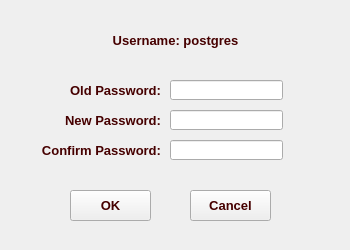
<?xml version="1.0" encoding="UTF-8"?>
<ui version="4.0">
 <class>Dialog</class>
 <widget class="QDialog" name="Dialog">
  <property name="geometry">
   <rect>
    <x>0</x>
    <y>0</y>
    <width>350</width>
    <height>250</height>
   </rect>
  </property>
  <property name="minimumSize">
   <size>
    <width>350</width>
    <height>250</height>
   </size>
  </property>
  <property name="maximumSize">
   <size>
    <width>350</width>
    <height>250</height>
   </size>
  </property>
  <property name="font">
   <font>
    <family>Nirmala UI</family>
   </font>
  </property>
  <property name="windowTitle">
   <string>Change Password - Dharohar</string>
  </property>
  <property name="windowIcon">
   <iconset>
    <normaloff>../images/icon.ico</normaloff>../images/icon.ico</iconset>
  </property>
  <property name="styleSheet">
   <string notr="true">background-image:url(./images/kb.png);
background-attachment: fixed;
color: rgb(70, 0, 0);</string>
  </property>
  <widget class="QLabel" name="lblUser">
   <property name="geometry">
    <rect>
     <x>0</x>
     <y>20</y>
     <width>351</width>
     <height>41</height>
    </rect>
   </property>
   <property name="palette">
    <palette>
     <active>
      <colorrole role="WindowText">
       <brush brushstyle="SolidPattern">
        <color alpha="255">
         <red>70</red>
         <green>0</green>
         <blue>0</blue>
        </color>
       </brush>
      </colorrole>
      <colorrole role="Button">
       <brush brushstyle="SolidPattern">
        <color alpha="85">
         <red>243</red>
         <green>232</green>
         <blue>186</blue>
        </color>
       </brush>
      </colorrole>
      <colorrole role="Text">
       <brush brushstyle="SolidPattern">
        <color alpha="255">
         <red>70</red>
         <green>0</green>
         <blue>0</blue>
        </color>
       </brush>
      </colorrole>
      <colorrole role="ButtonText">
       <brush brushstyle="SolidPattern">
        <color alpha="255">
         <red>70</red>
         <green>0</green>
         <blue>0</blue>
        </color>
       </brush>
      </colorrole>
      <colorrole role="Base">
       <brush brushstyle="SolidPattern">
        <color alpha="85">
         <red>243</red>
         <green>232</green>
         <blue>186</blue>
        </color>
       </brush>
      </colorrole>
      <colorrole role="Window">
       <brush brushstyle="SolidPattern">
        <color alpha="85">
         <red>243</red>
         <green>232</green>
         <blue>186</blue>
        </color>
       </brush>
      </colorrole>
     </active>
     <inactive>
      <colorrole role="WindowText">
       <brush brushstyle="SolidPattern">
        <color alpha="255">
         <red>70</red>
         <green>0</green>
         <blue>0</blue>
        </color>
       </brush>
      </colorrole>
      <colorrole role="Button">
       <brush brushstyle="SolidPattern">
        <color alpha="85">
         <red>243</red>
         <green>232</green>
         <blue>186</blue>
        </color>
       </brush>
      </colorrole>
      <colorrole role="Text">
       <brush brushstyle="SolidPattern">
        <color alpha="255">
         <red>70</red>
         <green>0</green>
         <blue>0</blue>
        </color>
       </brush>
      </colorrole>
      <colorrole role="ButtonText">
       <brush brushstyle="SolidPattern">
        <color alpha="255">
         <red>70</red>
         <green>0</green>
         <blue>0</blue>
        </color>
       </brush>
      </colorrole>
      <colorrole role="Base">
       <brush brushstyle="SolidPattern">
        <color alpha="85">
         <red>243</red>
         <green>232</green>
         <blue>186</blue>
        </color>
       </brush>
      </colorrole>
      <colorrole role="Window">
       <brush brushstyle="SolidPattern">
        <color alpha="85">
         <red>243</red>
         <green>232</green>
         <blue>186</blue>
        </color>
       </brush>
      </colorrole>
     </inactive>
     <disabled>
      <colorrole role="WindowText">
       <brush brushstyle="SolidPattern">
        <color alpha="255">
         <red>70</red>
         <green>0</green>
         <blue>0</blue>
        </color>
       </brush>
      </colorrole>
      <colorrole role="Button">
       <brush brushstyle="SolidPattern">
        <color alpha="85">
         <red>243</red>
         <green>232</green>
         <blue>186</blue>
        </color>
       </brush>
      </colorrole>
      <colorrole role="Text">
       <brush brushstyle="SolidPattern">
        <color alpha="255">
         <red>70</red>
         <green>0</green>
         <blue>0</blue>
        </color>
       </brush>
      </colorrole>
      <colorrole role="ButtonText">
       <brush brushstyle="SolidPattern">
        <color alpha="255">
         <red>70</red>
         <green>0</green>
         <blue>0</blue>
        </color>
       </brush>
      </colorrole>
      <colorrole role="Base">
       <brush brushstyle="SolidPattern">
        <color alpha="85">
         <red>243</red>
         <green>232</green>
         <blue>186</blue>
        </color>
       </brush>
      </colorrole>
      <colorrole role="Window">
       <brush brushstyle="SolidPattern">
        <color alpha="85">
         <red>243</red>
         <green>232</green>
         <blue>186</blue>
        </color>
       </brush>
      </colorrole>
     </disabled>
    </palette>
   </property>
   <property name="font">
    <font>
     <family>Nirmala UI</family>
     <pointsize>10</pointsize>
     <weight>75</weight>
     <bold>true</bold>
    </font>
   </property>
   <property name="styleSheet">
    <string notr="true">background-image:url(./images/b1.png);
color: rgb(70, 0, 0);</string>
   </property>
   <property name="text">
    <string>Username: postgres</string>
   </property>
   <property name="alignment">
    <set>Qt::AlignCenter</set>
   </property>
  </widget>
  <widget class="QLabel" name="label_2">
   <property name="geometry">
    <rect>
     <x>60</x>
     <y>80</y>
     <width>101</width>
     <height>20</height>
    </rect>
   </property>
   <property name="palette">
    <palette>
     <active>
      <colorrole role="WindowText">
       <brush brushstyle="SolidPattern">
        <color alpha="255">
         <red>70</red>
         <green>0</green>
         <blue>0</blue>
        </color>
       </brush>
      </colorrole>
      <colorrole role="Text">
       <brush brushstyle="SolidPattern">
        <color alpha="255">
         <red>70</red>
         <green>0</green>
         <blue>0</blue>
        </color>
       </brush>
      </colorrole>
      <colorrole role="ButtonText">
       <brush brushstyle="SolidPattern">
        <color alpha="255">
         <red>70</red>
         <green>0</green>
         <blue>0</blue>
        </color>
       </brush>
      </colorrole>
     </active>
     <inactive>
      <colorrole role="WindowText">
       <brush brushstyle="SolidPattern">
        <color alpha="255">
         <red>70</red>
         <green>0</green>
         <blue>0</blue>
        </color>
       </brush>
      </colorrole>
      <colorrole role="Text">
       <brush brushstyle="SolidPattern">
        <color alpha="255">
         <red>70</red>
         <green>0</green>
         <blue>0</blue>
        </color>
       </brush>
      </colorrole>
      <colorrole role="ButtonText">
       <brush brushstyle="SolidPattern">
        <color alpha="255">
         <red>70</red>
         <green>0</green>
         <blue>0</blue>
        </color>
       </brush>
      </colorrole>
     </inactive>
     <disabled>
      <colorrole role="WindowText">
       <brush brushstyle="SolidPattern">
        <color alpha="255">
         <red>70</red>
         <green>0</green>
         <blue>0</blue>
        </color>
       </brush>
      </colorrole>
      <colorrole role="Text">
       <brush brushstyle="SolidPattern">
        <color alpha="255">
         <red>70</red>
         <green>0</green>
         <blue>0</blue>
        </color>
       </brush>
      </colorrole>
      <colorrole role="ButtonText">
       <brush brushstyle="SolidPattern">
        <color alpha="255">
         <red>70</red>
         <green>0</green>
         <blue>0</blue>
        </color>
       </brush>
      </colorrole>
     </disabled>
    </palette>
   </property>
   <property name="font">
    <font>
     <family>Nirmala UI</family>
     <pointsize>10</pointsize>
     <weight>75</weight>
     <bold>true</bold>
    </font>
   </property>
   <property name="styleSheet">
    <string notr="true">background-image:url(./images/k.png);
background-attachment: fixed;
color: rgb(70, 0, 0);</string>
   </property>
   <property name="text">
    <string>Old Password:</string>
   </property>
   <property name="alignment">
    <set>Qt::AlignRight|Qt::AlignTrailing|Qt::AlignVCenter</set>
   </property>
  </widget>
  <widget class="QLabel" name="label_3">
   <property name="geometry">
    <rect>
     <x>60</x>
     <y>110</y>
     <width>101</width>
     <height>20</height>
    </rect>
   </property>
   <property name="palette">
    <palette>
     <active>
      <colorrole role="WindowText">
       <brush brushstyle="SolidPattern">
        <color alpha="255">
         <red>70</red>
         <green>0</green>
         <blue>0</blue>
        </color>
       </brush>
      </colorrole>
      <colorrole role="Text">
       <brush brushstyle="SolidPattern">
        <color alpha="255">
         <red>70</red>
         <green>0</green>
         <blue>0</blue>
        </color>
       </brush>
      </colorrole>
      <colorrole role="ButtonText">
       <brush brushstyle="SolidPattern">
        <color alpha="255">
         <red>70</red>
         <green>0</green>
         <blue>0</blue>
        </color>
       </brush>
      </colorrole>
     </active>
     <inactive>
      <colorrole role="WindowText">
       <brush brushstyle="SolidPattern">
        <color alpha="255">
         <red>70</red>
         <green>0</green>
         <blue>0</blue>
        </color>
       </brush>
      </colorrole>
      <colorrole role="Text">
       <brush brushstyle="SolidPattern">
        <color alpha="255">
         <red>70</red>
         <green>0</green>
         <blue>0</blue>
        </color>
       </brush>
      </colorrole>
      <colorrole role="ButtonText">
       <brush brushstyle="SolidPattern">
        <color alpha="255">
         <red>70</red>
         <green>0</green>
         <blue>0</blue>
        </color>
       </brush>
      </colorrole>
     </inactive>
     <disabled>
      <colorrole role="WindowText">
       <brush brushstyle="SolidPattern">
        <color alpha="255">
         <red>70</red>
         <green>0</green>
         <blue>0</blue>
        </color>
       </brush>
      </colorrole>
      <colorrole role="Text">
       <brush brushstyle="SolidPattern">
        <color alpha="255">
         <red>70</red>
         <green>0</green>
         <blue>0</blue>
        </color>
       </brush>
      </colorrole>
      <colorrole role="ButtonText">
       <brush brushstyle="SolidPattern">
        <color alpha="255">
         <red>70</red>
         <green>0</green>
         <blue>0</blue>
        </color>
       </brush>
      </colorrole>
     </disabled>
    </palette>
   </property>
   <property name="font">
    <font>
     <family>Nirmala UI</family>
     <pointsize>10</pointsize>
     <weight>75</weight>
     <bold>true</bold>
    </font>
   </property>
   <property name="styleSheet">
    <string notr="true">background-image:url(./images/k.png);
background-attachment: fixed;
color: rgb(70, 0, 0);</string>
   </property>
   <property name="text">
    <string>New Password:</string>
   </property>
   <property name="alignment">
    <set>Qt::AlignRight|Qt::AlignTrailing|Qt::AlignVCenter</set>
   </property>
  </widget>
  <widget class="QLabel" name="label_4">
   <property name="geometry">
    <rect>
     <x>40</x>
     <y>140</y>
     <width>121</width>
     <height>20</height>
    </rect>
   </property>
   <property name="palette">
    <palette>
     <active>
      <colorrole role="WindowText">
       <brush brushstyle="SolidPattern">
        <color alpha="255">
         <red>70</red>
         <green>0</green>
         <blue>0</blue>
        </color>
       </brush>
      </colorrole>
      <colorrole role="Text">
       <brush brushstyle="SolidPattern">
        <color alpha="255">
         <red>70</red>
         <green>0</green>
         <blue>0</blue>
        </color>
       </brush>
      </colorrole>
      <colorrole role="ButtonText">
       <brush brushstyle="SolidPattern">
        <color alpha="255">
         <red>70</red>
         <green>0</green>
         <blue>0</blue>
        </color>
       </brush>
      </colorrole>
     </active>
     <inactive>
      <colorrole role="WindowText">
       <brush brushstyle="SolidPattern">
        <color alpha="255">
         <red>70</red>
         <green>0</green>
         <blue>0</blue>
        </color>
       </brush>
      </colorrole>
      <colorrole role="Text">
       <brush brushstyle="SolidPattern">
        <color alpha="255">
         <red>70</red>
         <green>0</green>
         <blue>0</blue>
        </color>
       </brush>
      </colorrole>
      <colorrole role="ButtonText">
       <brush brushstyle="SolidPattern">
        <color alpha="255">
         <red>70</red>
         <green>0</green>
         <blue>0</blue>
        </color>
       </brush>
      </colorrole>
     </inactive>
     <disabled>
      <colorrole role="WindowText">
       <brush brushstyle="SolidPattern">
        <color alpha="255">
         <red>70</red>
         <green>0</green>
         <blue>0</blue>
        </color>
       </brush>
      </colorrole>
      <colorrole role="Text">
       <brush brushstyle="SolidPattern">
        <color alpha="255">
         <red>70</red>
         <green>0</green>
         <blue>0</blue>
        </color>
       </brush>
      </colorrole>
      <colorrole role="ButtonText">
       <brush brushstyle="SolidPattern">
        <color alpha="255">
         <red>70</red>
         <green>0</green>
         <blue>0</blue>
        </color>
       </brush>
      </colorrole>
     </disabled>
    </palette>
   </property>
   <property name="font">
    <font>
     <family>Nirmala UI</family>
     <pointsize>10</pointsize>
     <weight>75</weight>
     <bold>true</bold>
    </font>
   </property>
   <property name="styleSheet">
    <string notr="true">background-image:url(./images/k.png);
background-attachment: fixed;
color: rgb(70, 0, 0);</string>
   </property>
   <property name="text">
    <string>Confirm Password:</string>
   </property>
   <property name="alignment">
    <set>Qt::AlignRight|Qt::AlignTrailing|Qt::AlignVCenter</set>
   </property>
  </widget>
  <widget class="QLineEdit" name="txtOld">
   <property name="geometry">
    <rect>
     <x>170</x>
     <y>80</y>
     <width>113</width>
     <height>20</height>
    </rect>
   </property>
   <property name="font">
    <font>
     <family>Nirmala UI</family>
     <pointsize>9</pointsize>
     <weight>50</weight>
     <bold>false</bold>
    </font>
   </property>
   <property name="styleSheet">
    <string notr="true">background-image:url(./images/k.png);
background-attachment: fixed;
color: rgb(70, 0, 0);</string>
   </property>
   <property name="alignment">
    <set>Qt::AlignCenter</set>
   </property>
  </widget>
  <widget class="QLineEdit" name="txtNew">
   <property name="geometry">
    <rect>
     <x>170</x>
     <y>110</y>
     <width>113</width>
     <height>20</height>
    </rect>
   </property>
   <property name="font">
    <font>
     <family>Nirmala UI</family>
     <pointsize>9</pointsize>
     <weight>50</weight>
     <bold>false</bold>
    </font>
   </property>
   <property name="styleSheet">
    <string notr="true">background-image:url(./images/k.png);
background-attachment: fixed;
color: rgb(70, 0, 0);</string>
   </property>
   <property name="alignment">
    <set>Qt::AlignCenter</set>
   </property>
  </widget>
  <widget class="QLineEdit" name="txtConfirm">
   <property name="geometry">
    <rect>
     <x>170</x>
     <y>140</y>
     <width>113</width>
     <height>20</height>
    </rect>
   </property>
   <property name="font">
    <font>
     <family>Nirmala UI</family>
     <pointsize>9</pointsize>
     <weight>50</weight>
     <bold>false</bold>
    </font>
   </property>
   <property name="styleSheet">
    <string notr="true">background-image:url(./images/k.png);
background-attachment: fixed;
color: rgb(70, 0, 0);</string>
   </property>
   <property name="alignment">
    <set>Qt::AlignCenter</set>
   </property>
  </widget>
  <widget class="QPushButton" name="btnOK">
   <property name="geometry">
    <rect>
     <x>70</x>
     <y>190</y>
     <width>81</width>
     <height>31</height>
    </rect>
   </property>
   <property name="palette">
    <palette>
     <active>
      <colorrole role="WindowText">
       <brush brushstyle="SolidPattern">
        <color alpha="255">
         <red>70</red>
         <green>0</green>
         <blue>0</blue>
        </color>
       </brush>
      </colorrole>
      <colorrole role="Text">
       <brush brushstyle="SolidPattern">
        <color alpha="255">
         <red>70</red>
         <green>0</green>
         <blue>0</blue>
        </color>
       </brush>
      </colorrole>
      <colorrole role="ButtonText">
       <brush brushstyle="SolidPattern">
        <color alpha="255">
         <red>70</red>
         <green>0</green>
         <blue>0</blue>
        </color>
       </brush>
      </colorrole>
     </active>
     <inactive>
      <colorrole role="WindowText">
       <brush brushstyle="SolidPattern">
        <color alpha="255">
         <red>70</red>
         <green>0</green>
         <blue>0</blue>
        </color>
       </brush>
      </colorrole>
      <colorrole role="Text">
       <brush brushstyle="SolidPattern">
        <color alpha="255">
         <red>70</red>
         <green>0</green>
         <blue>0</blue>
        </color>
       </brush>
      </colorrole>
      <colorrole role="ButtonText">
       <brush brushstyle="SolidPattern">
        <color alpha="255">
         <red>70</red>
         <green>0</green>
         <blue>0</blue>
        </color>
       </brush>
      </colorrole>
     </inactive>
     <disabled>
      <colorrole role="WindowText">
       <brush brushstyle="SolidPattern">
        <color alpha="255">
         <red>70</red>
         <green>0</green>
         <blue>0</blue>
        </color>
       </brush>
      </colorrole>
      <colorrole role="Text">
       <brush brushstyle="SolidPattern">
        <color alpha="255">
         <red>70</red>
         <green>0</green>
         <blue>0</blue>
        </color>
       </brush>
      </colorrole>
      <colorrole role="ButtonText">
       <brush brushstyle="SolidPattern">
        <color alpha="255">
         <red>70</red>
         <green>0</green>
         <blue>0</blue>
        </color>
       </brush>
      </colorrole>
     </disabled>
    </palette>
   </property>
   <property name="font">
    <font>
     <family>Nirmala UI</family>
     <pointsize>10</pointsize>
     <weight>75</weight>
     <bold>true</bold>
    </font>
   </property>
   <property name="text">
    <string>OK</string>
   </property>
   <property name="autoDefault">
    <bool>false</bool>
   </property>
  </widget>
  <widget class="QPushButton" name="btnCancel">
   <property name="geometry">
    <rect>
     <x>190</x>
     <y>190</y>
     <width>81</width>
     <height>31</height>
    </rect>
   </property>
   <property name="palette">
    <palette>
     <active>
      <colorrole role="WindowText">
       <brush brushstyle="SolidPattern">
        <color alpha="255">
         <red>70</red>
         <green>0</green>
         <blue>0</blue>
        </color>
       </brush>
      </colorrole>
      <colorrole role="Text">
       <brush brushstyle="SolidPattern">
        <color alpha="255">
         <red>70</red>
         <green>0</green>
         <blue>0</blue>
        </color>
       </brush>
      </colorrole>
      <colorrole role="ButtonText">
       <brush brushstyle="SolidPattern">
        <color alpha="255">
         <red>70</red>
         <green>0</green>
         <blue>0</blue>
        </color>
       </brush>
      </colorrole>
     </active>
     <inactive>
      <colorrole role="WindowText">
       <brush brushstyle="SolidPattern">
        <color alpha="255">
         <red>70</red>
         <green>0</green>
         <blue>0</blue>
        </color>
       </brush>
      </colorrole>
      <colorrole role="Text">
       <brush brushstyle="SolidPattern">
        <color alpha="255">
         <red>70</red>
         <green>0</green>
         <blue>0</blue>
        </color>
       </brush>
      </colorrole>
      <colorrole role="ButtonText">
       <brush brushstyle="SolidPattern">
        <color alpha="255">
         <red>70</red>
         <green>0</green>
         <blue>0</blue>
        </color>
       </brush>
      </colorrole>
     </inactive>
     <disabled>
      <colorrole role="WindowText">
       <brush brushstyle="SolidPattern">
        <color alpha="255">
         <red>70</red>
         <green>0</green>
         <blue>0</blue>
        </color>
       </brush>
      </colorrole>
      <colorrole role="Text">
       <brush brushstyle="SolidPattern">
        <color alpha="255">
         <red>70</red>
         <green>0</green>
         <blue>0</blue>
        </color>
       </brush>
      </colorrole>
      <colorrole role="ButtonText">
       <brush brushstyle="SolidPattern">
        <color alpha="255">
         <red>70</red>
         <green>0</green>
         <blue>0</blue>
        </color>
       </brush>
      </colorrole>
     </disabled>
    </palette>
   </property>
   <property name="font">
    <font>
     <family>Nirmala UI</family>
     <pointsize>10</pointsize>
     <weight>75</weight>
     <bold>true</bold>
    </font>
   </property>
   <property name="text">
    <string>Cancel</string>
   </property>
   <property name="autoDefault">
    <bool>false</bool>
   </property>
  </widget>
 </widget>
 <resources/>
 <connections/>
</ui>
